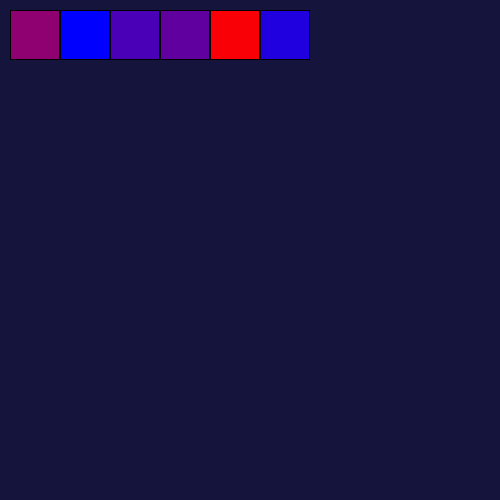
Frame 1 (no input)
Frame 60 (the mouse pressed at the canvas centre just before this capture): identical to frame 1, image omitted
Frame 120 (the mouse held since frame 60 and released just before this capture): identical to frame 1, image omitted

The Processing sketch that drew this single still picture (run headless with seeded random() and noise(); from frame 60 on, the mouse is pressed at the canvas centre):

// Processing sketch: lerpColor
// ── lerpColor.pde
int [] temp = {
  45, 0, 23, 30, 78, 10
};

color blue = color(0, 0, 255);
color red = color(255, 0, 0);

int leftMargin = 10;

void setup() {
  size(500, 500);
}

void draw() {
  background(20, 20, 60);
  for (int i = 0; i < temp.length; i++) {
    float amt = map(temp[i], 0, 80, 0, 1);
    color mix = lerpColor(blue, red, amt);
    fill(mix);
    rect(i * 50 + leftMargin, 10, 49, 49);
  }
}
